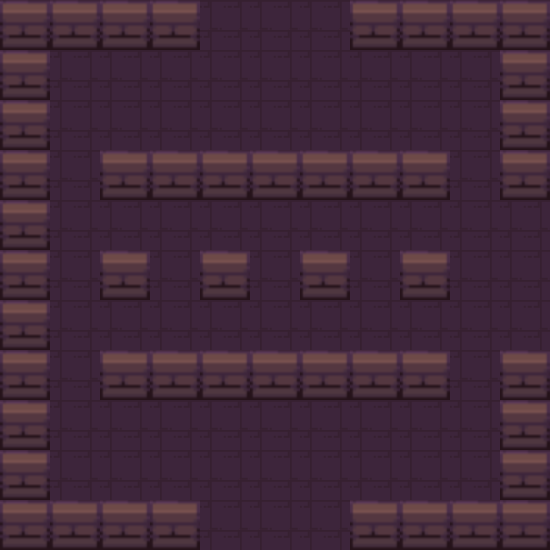

Below is a game level as drawn by its tile map, then a one-line description and the .tmx file that defines it, in full:
An orthogonal 11x11 tile map with 50x50 px tiles, 1 tile layer (Capa de patrones 1) and 20 objects (Player, Enemy, Chest, Healing, Ending).

<map version="1.9" tiledversion="1.9.2" orientation="orthogonal" renderorder="right-down" width="11" height="11" tilewidth="50" tileheight="50" infinite="0" nextlayerid="3" nextobjectid="33">
 <tileset firstgid="1" source="dungeonTileSet1.tsx" />
 <layer id="1" name="Capa de patrones 1" width="11" height="11">
  <data encoding="csv">
1,1,1,1,2,2,2,1,1,1,1,
1,2,2,2,2,2,2,2,2,2,1,
1,2,2,2,2,2,2,2,2,2,1,
1,2,1,1,1,1,1,1,1,2,1,
1,2,2,2,2,2,2,2,2,2,2,
1,2,1,2,1,2,1,2,1,2,2,
1,2,2,2,2,2,2,2,2,2,2,
1,2,1,1,1,1,1,1,1,2,1,
1,2,2,2,2,2,2,2,2,2,1,
1,2,2,2,2,2,2,2,2,2,1,
1,1,1,1,2,2,2,1,1,1,1
</data>
 </layer>
 <objectgroup id="2" name="Capa de Objetos 1">
  <object id="3" x="100" y="150">
   <polygon points="0,0 350,0 350,49.5111 0,49.5111" />
  </object>
  <object id="4" x="100" y="250.522">
   <polygon points="0,0 50,0 50,49.0227 0,49.0227 0,0" />
  </object>
  <object id="5" x="200" y="250.438">
   <polygon points="0,0 50,0 50,49.0938 0,49.0938" />
  </object>
  <object id="7" x="300" y="250.531">
   <polygon points="0,0 50,0 50,49.0465 0,49.0465" />
  </object>
  <object id="8" x="400" y="250.5">
   <polygon points="0,0 50,0 50,49.0547 0,49.0547" />
  </object>
  <object id="9" x="100" y="350.523">
   <polygon points="0,0 350,0 350,49.4766 0,49.4766" />
  </object>
  <object id="11" name="Player" x="53.0909" y="250.606" width="39" height="41" />
  <object id="13" x="200" y="50">
   <polygon points="0,0 0,-50 -200,-50 -200,0" />
  </object>
  <object id="15" x="50" y="500">
   <polygon points="0,0 150,0 150,50 0,50" />
  </object>
  <object id="16" x="350" y="0">
   <polygon points="0,0 200,0 200,50 0,50" />
  </object>
  <object id="17" x="500" y="50">
   <polygon points="0,0 50,0 50,150 0,150" />
  </object>
  <object id="18" x="500" y="350">
   <polygon points="0,0 50,0 50,200 0,200" />
  </object>
  <object id="19" x="500" y="500">
   <polygon points="0,0 -150,0 -150,50 0,50" />
  </object>
  <object id="20" name="Enemy" x="450" y="450" width="50" height="50" />
  <object id="21" name="Chest" x="114.636" y="90.3004" width="36.5045" height="37.1448" />
  <object id="22" name="Healing" x="412.756" y="92.2217" width="36.5045" height="37.1448" />
  <object id="24" name="Ending" x="60.8407" y="449.814" width="39.1127" height="37.8319" />
  <object id="30" x="0" y="300">
   <polygon points="0,0 50,0 50,250 0,250" />
  </object>
  <object id="31" x="0" y="50">
   <polygon points="0,0 50,0 50,200 0,200" />
  </object>
  <object id="32" x="0" y="250">
   <polygon points="0,0 50,0 50,50 0,50" />
  </object>
 </objectgroup>
</map>
